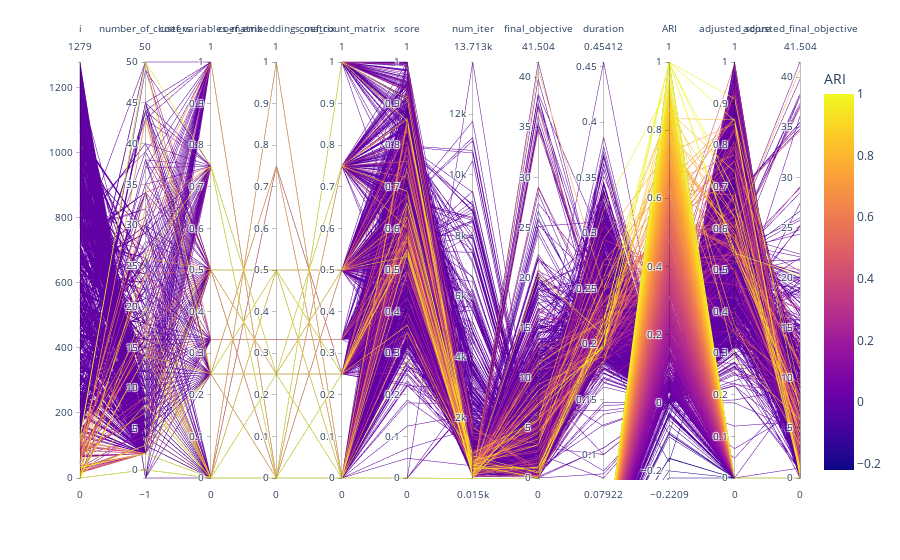
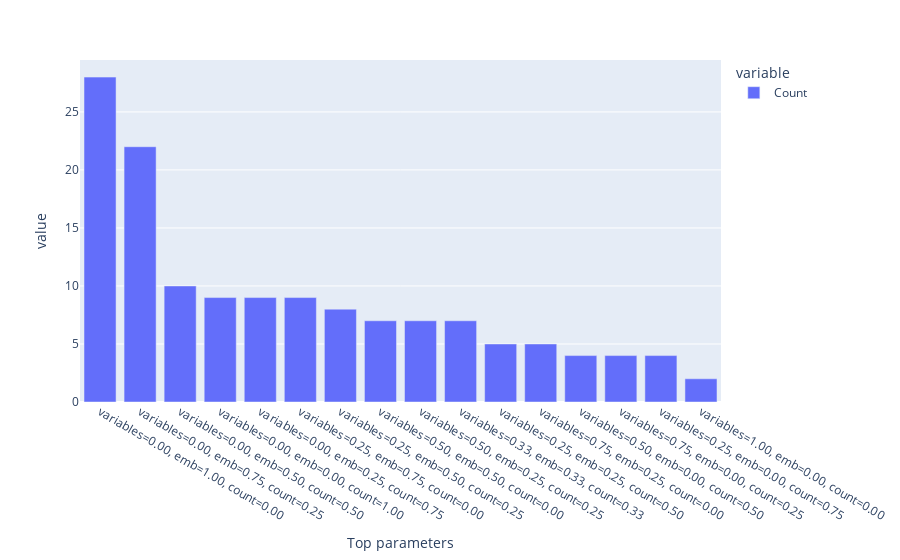

The notebook cell these images were saved under, in order:
### Code cell
# Beyond this what are the top hyperparameters for the best ARI?
threshold = 0.8
tot_build_log = len(df_results_adjusted['build_log'].unique())
fn = lambda x:sum(x)/len(x)
fig = px.parallel_coordinates(df_results_adjusted, color="ARI")
fig.show()
print(df_results_adjusted['ARI'].describe())
df_vis_top = df_results_adjusted.query(f'ARI > {threshold}').copy()
print("Above threshold:\n",df_vis_top['ARI'].describe())
df_vis_top.loc[:,"params"] = df_vis_top.apply(lambda r: f"variables={r['coef_variables_matrix']:.2f}, emb={r['coef_embeddings_matrix']:.2f}, count={r['coef_count_matrix']:.2f}",axis=1)
df_vis_top.sort_values("ARI",inplace=True)
values_counts = df_vis_top['params'].value_counts()
df_counts = pd.DataFrame({'Top parameters': values_counts.index, 'Count': values_counts.values})

# Create a histogram plot with Plotly Express
fig = px.bar(df_counts, x='Top parameters', y=['Count'], barmode='group')
fig.show()

### Figure 1 — Plotly figure (JSON) as saved in the notebook; plotly's stock layout.template omitted (floating-point values rounded to 4 significant figures; data arrays with more than 128 entries replaced by an {"elided": "..."} marker saying what was removed)
{"data": [{"dimensions": [{"label": "i", "values": {"elided": "2432 int values"}}, {"label": "number_of_clusters", "values": {"elided": "2432 int values"}}, {"label": "coef_variables_matrix", "values": {"elided": "2432 float values"}}, {"label": "coef_embeddings_matrix", "values": {"elided": "2432 float values"}}, {"label": "coef_count_matrix", "values": {"elided": "2432 float values"}}, {"label": "score", "values": {"elided": "2432 float values"}}, {"label": "num_iter", "values": {"elided": "2432 int values"}}, {"label": "final_objective", "values": {"elided": "2432 float values"}}, {"label": "duration", "values": {"elided": "2432 float values"}}, {"label": "ARI", "values": {"elided": "2432 float values"}}, {"label": "adjusted_score", "values": {"elided": "2432 float values"}}, {"label": "adjusted_final_objective", "values": {"elided": "2432 float values"}}], "domain": {"x": [0, 1], "y": [0, 1]}, "line": {"color": {"elided": "2432 float values"}, "coloraxis": "coloraxis"}, "name": "", "type": "parcoords"}], "layout": {"coloraxis": {"colorbar": {"title": {"text": "ARI"}}, "colorscale": [[0, "#0d0887"], [0.1111, "#46039f"], [0.2222, "#7201a8"], [0.3333, "#9c179e"], [0.4444, "#bd3786"], [0.5556, "#d8576b"], [0.6667, "#ed7953"], [0.7778, "#fb9f3a"], [0.8889, "#fdca26"], [1, "#f0f921"]]}, "legend": {"tracegroupgap": 0}, "margin": {"t": 60}}}

### Figure 2 — Plotly figure (JSON) as saved in the notebook; plotly's stock layout.template omitted (floating-point values rounded to 4 significant figures)
{"data": [{"alignmentgroup": "True", "hovertemplate": "variable=Count<br>Top parameters=%{x}<br>value=%{y}<extra></extra>", "legendgroup": "Count", "marker": {"color": "#636efa", "pattern": {"shape": ""}}, "name": "Count", "offsetgroup": "Count", "orientation": "v", "showlegend": true, "textposition": "auto", "type": "bar", "x": ["variables=0.00, emb=1.00, count=0.00", "variables=0.00, emb=0.75, count=0.25", "variables=0.00, emb=0.50, count=0.50", "variables=0.00, emb=0.00, count=1.00", "variables=0.00, emb=0.25, count=0.75", "variables=0.25, emb=0.75, count=0.00", "variables=0.25, emb=0.50, count=0.25", "variables=0.50, emb=0.50, count=0.00", "variables=0.50, emb=0.25, count=0.25", "variables=0.33, emb=0.33, count=0.33", "variables=0.25, emb=0.25, count=0.50", "variables=0.75, emb=0.25, count=0.00", "variables=0.50, emb=0.00, count=0.50", "variables=0.75, emb=0.00, count=0.25", "variables=0.25, emb=0.00, count=0.75", "variables=1.00, emb=0.00, count=0.00"], "xaxis": "x", "y": [28, 22, 10, 9, 9, 9, 8, 7, 7, 7, 5, 5, 4, 4, 4, 2], "yaxis": "y"}], "layout": {"barmode": "group", "legend": {"title": {"text": "variable"}, "tracegroupgap": 0}, "margin": {"t": 60}, "xaxis": {"anchor": "y", "domain": [0, 1], "title": {"text": "Top parameters"}}, "yaxis": {"anchor": "x", "domain": [0, 1], "title": {"text": "value"}}}}
